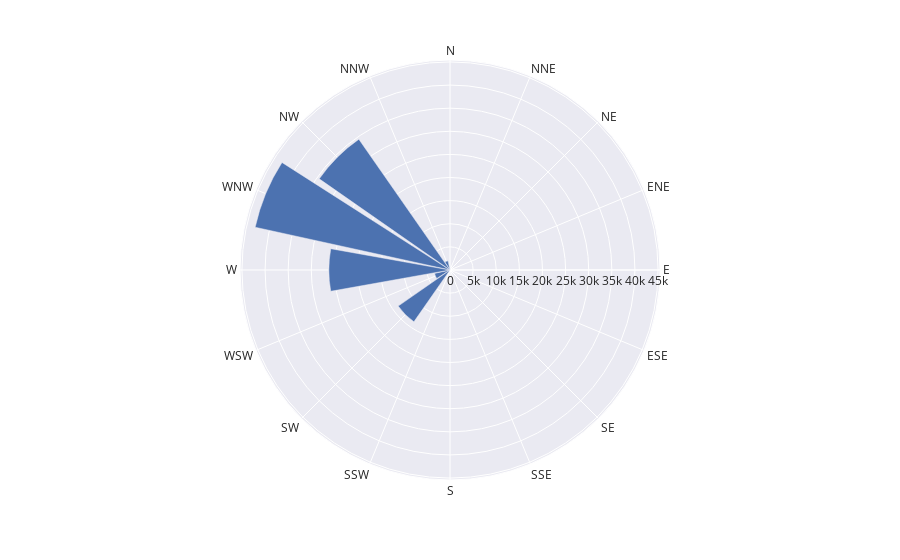

Source (notebook cell):
### Markdown cell above
We notice that the data attributes are quite unique. They are designed to use a **wind rose** in order to represent the data on each sol.

Plotly makes this very easy for us with the *bar_polar* graph that's implemented in its library. Notice that we need to specify the order of our direction ordinals, as it doesn't inherently know. We can see a wind rose in action for the very first sol below.

### Code cell
#The specific order of directions for our wind rose
order = {"compass_point" : 
         ["N","NNE", "NE", "ENE", "E", "ESE", "SE", "SSE", "S", 
          "SSW", "SW", "WSW", "W", "WNW", "NW", "NNW"]}

#Data for the very first sol
example_sol = wind_directions.loc[wind_directions["sol_id"] == 5]

#Plotting our wind rose
fig = px.bar_polar(example_sol, theta="compass_point", r="ct", category_orders=order, template="seaborn")
fig.show()

### Figure 1 — Plotly figure (JSON) as saved in the notebook; plotly's stock layout.template omitted (floating-point values rounded to 4 significant figures)
{"data": [{"hovertemplate": "ct=%{r}<br>compass_point=%{theta}<extra></extra>", "legendgroup": "", "marker": {"color": "rgb(76,114,176)"}, "name": "", "r": [3413, 13655, 43147, 26203, 2025, 34474, 1, 255, 67], "showlegend": false, "subplot": "polar", "theta": ["WSW", "SW", "WNW", "W", "NNW", "NW", "NNE", "N", "SSW"], "type": "barpolar"}], "layout": {"barmode": "relative", "legend": {"tracegroupgap": 0}, "margin": {"t": 60}, "polar": {"angularaxis": {"categoryarray": ["N", "NNE", "NE", "ENE", "E", "ESE", "SE", "SSE", "S", "SSW", "SW", "WSW", "W", "WNW", "NW", "NNW"], "categoryorder": "array", "direction": "clockwise", "rotation": 90}, "domain": {"x": [0, 1], "y": [0, 1]}}}}
